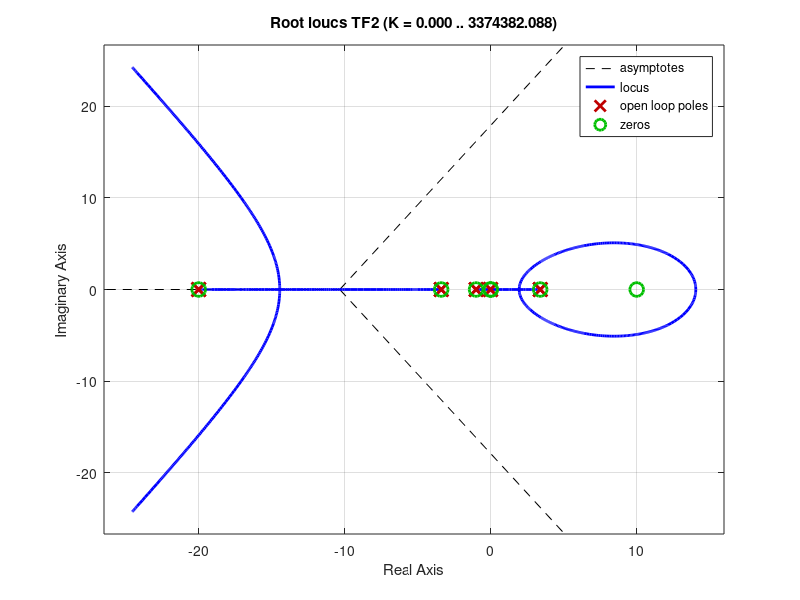

MATLAB code for this plot:
clear;
%%%%%%%%%%%%%%%%%%%%%%%%%%%%%%%%%%%%%%%%%%%%%%%%%%%%%%%%%%%%%%%%%%%%%%%%%%%
% Variable Initialization
%%%%%%%%%%%%%%%%%%%%%%%%%%%%%%%%%%%%%%%%%%%%%%%%%%%%%%%%%%%%%%%%%%%%%%%%%%%
%syms theta;            % ~ % Platform deviation from vertical
%syms x;                % ~ % Horizontal displacement of Segway vehicle
%syms V;                % ~ % Motor voltage
%syms T;                % ~ % Motor torque
%syms d;                % ~ % Horizontal displacement of rider load/mass (m)

R = 0.5;            % C % Wheel radius (m)
L = 0.4;            % C % Distance from wheel centerline to center of mass (m)
l = 1;              % C % Distance from wheel centerline to rider load/mass (m)
M = 55;             % C % System (vehicle) mass (~120 lbs)
m = 68;             % C % Rider (load) mass(N) (~150 lbs)
k_t = 0.75;         % C % Torque constant (N*m/A)
k_bemf = 0.5;       % C % Back emf constant (V*sec)
r_a = 1.4;          % C % Armature resistance
c1 = 0.01;          % C % Small rotational damping with appropriate units
c2 = 0.01;          % C % Small linear damping with appropriate units
g = 9.81;           % C % Gravitational acceleration (m*s^2)
J = M*L^2+m*l^2;            % C % Moment of inertia related to all the mass rotating around the wheels (kg*m^2)(calculated)
alpha = k_t/r_a;            % C % Motor constant (calculated)
beta = k_t*k_bemf/(R*r_a);  % C % Motor constant (calculated)




%%%%%%%%%%%%%%%%%%%%%%%%%%%%%%%%%%%%%%%%%%%%%%%%%%%%%%%%%%%%%%%%%%%%%%%%%%%
% Root Locus analysis
%%%%%%%%%%%%%%%%%%%%%%%%%%%%%%%%%%%%%%%%%%%%%%%%%%%%%%%%%%%%%%%%%%%%%%%%%%%
s = tf('s');

G_V = (-alpha*((M+m)*s + c2))/((J*s^2-M*g*L-m*g*l+c1*s)*((M+m)*s+beta/R+c2));
G_D = (m*g)/(J*s^2-M*g*L-m*g*l+c1*s);

G = (G_V);


TF1 = (G/(1+G));

LC = ((s-10))/((s+20)*(s+1));

TF2 = (LC*G)/(1+(LC*G));

TF3 = (G)/(1 + LC*G);




rlocus(TF2);
%figure(3);
%rlocus(TF3);





% First Round of PID Gain Refinement
% ki = 20; kd = 80;
%{
N = [32.00625 0.283875 0];
D = [4628.736 2601.79902 -53189.66770 172.2762 5.6775];
rlocus(N,D);
grid on;
%}

% kp = 1750; kd = 80;
%{
N = [32.0062 0.283875];
D = [4628.736 2601.79902 2821.2698 28.93254 0];
rlocus(N,D);
grid on;
%}

% kp = 1750; ki = 14;
%{
N = [32.00625 .28387 0 0];
D = [4628.736 41.2990 2798.5598 477.02004 3.97425];
rlocus(N,D);
grid on;
%}



